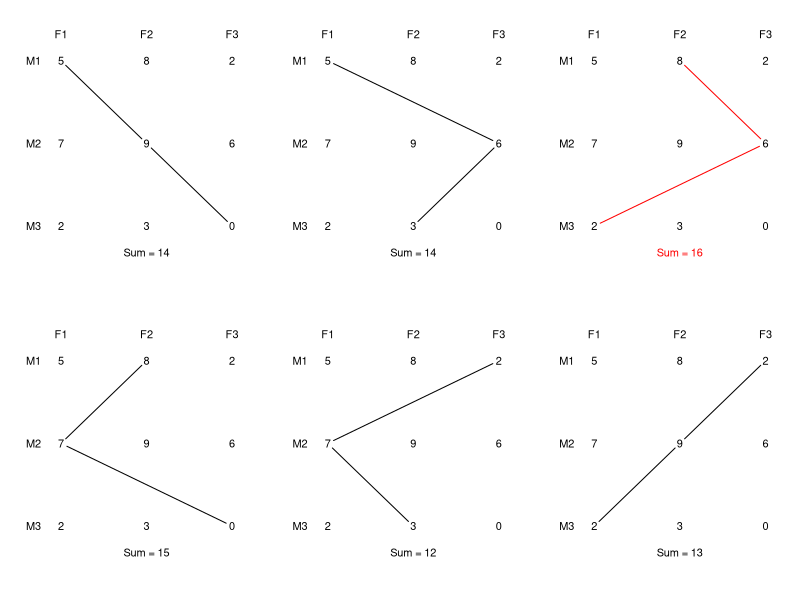
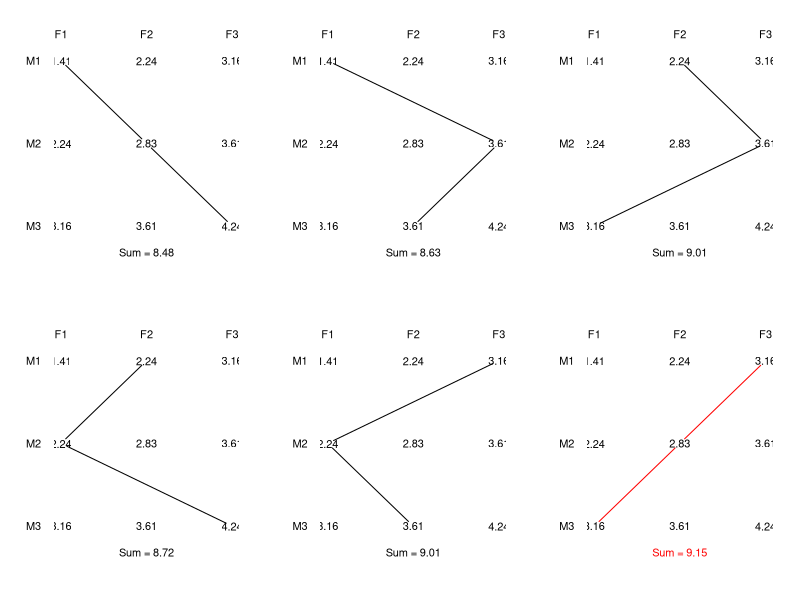
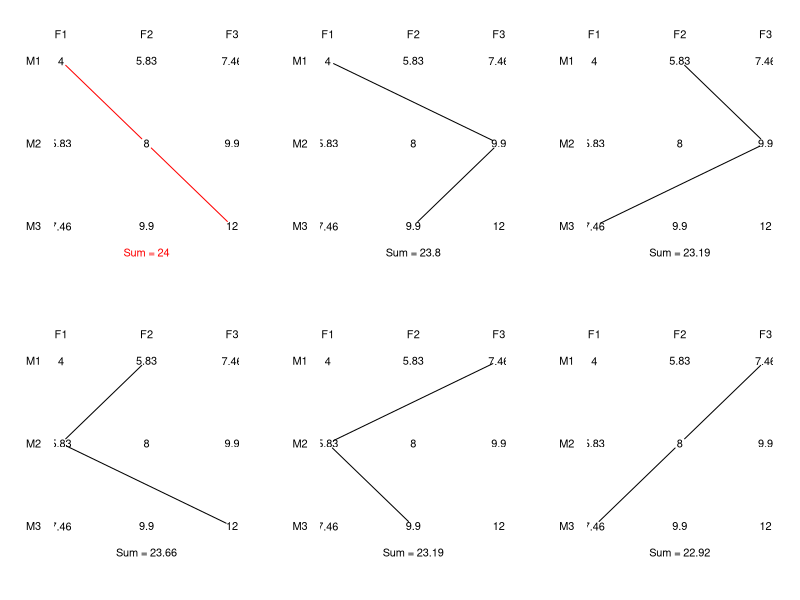

Generate these figures, in order, with R:
## ---- chunk 1
Z = matrix(byrow = T, nrow = 3, c(5, 8, 2,
                                  7, 9, 6,
                                  2, 3, 0))
colnames(Z) = paste0("F", 1:3)
rownames(Z) = paste0("M", 1:3)
print(Z)
## ---- chunk 2
marry.plot <- function(Z, m.vec, f.vec, ...)
{
  ## this is a bit ugly because R puts row 1 of matrix at bottom of the plot, 
  ## whereas we humans like it at the top.
  uZ <- Z[rev(1:nrow(Z)),] # upside down Z
  plot(col(uZ), row(uZ), # pch = as.character(uZ),
       type = "n",
       axes = F, ylab = "", xlab = "")
  lines(f.vec, rev(m.vec), type = "c", ...) # upside down 
  text(col(uZ), row(uZ), round(uZ,2))
  my.match <- uZ[cbind(rev(m.vec), f.vec)] # select matches
  my.sum <- sum(my.match)
  axis(2, at = 1:3, labels = paste0("M",3:1), las = 2,
       tick = FALSE)
  axis(3, at = 1:3, labels = paste0("F", 1:3), tick = FALSE)
  title(sub =paste("Sum =", my.sum), line = 1, ...)
}

par(mfrow = c(2,3) )
marry.plot(Z, 1:3, 1:3)
marry.plot(Z, 1:3, c(1,3,2))
marry.plot(Z, 1:3, c(2,3,1), col.sub = "red", col = "red")
marry.plot(Z, 1:3, c(2,1,3))
marry.plot(Z, 1:3, c(3,1,2))
marry.plot(Z, 1:3, c(3,2,1))

## ---- chunk 3
h <- function(x,y,r) {(x^r + y^r)^(1/r)}

Z <- matrix(NA, 3,3)
m.vec <- 1:3
f.vec <- 1:3
dimnames(Z) <- list(paste0("M",m.vec), paste0("F",f.vec))
for (i in 1:3)
  for (j in 1:3)
    Z[i,j] = h(i,j, r = 2) # note: r = 2
print(round(Z,1))
## ---- chunk 4
Z <- round(Z,2)
par(mfrow = c(2,3))
marry.plot(Z, 1:3, 1:3)
marry.plot(Z, 1:3, c(1,3,2))
marry.plot(Z, 1:3, c(2,3,1))
marry.plot(Z, 1:3, c(2,1,3))
marry.plot(Z, 1:3, c(3,1,2))
marry.plot(Z, 1:3, c(3,2,1), col.sub = "red", col = "red")
## ---- chunk 5
Z <- matrix(NA, 3,3)
m.vec <- 1:3
f.vec <- 1:3
dimnames(Z) <- list(paste0("M",m.vec), paste0("F",f.vec))
for (i in 1:3)
  for (j in 1:3)
    Z[i,j] = h(i,j, r = 1/2) # note: r = 1/2
print(round(Z,1))
## ---- chunk 6
Z <- round(Z,2)
par(mfrow = c(2,3))
marry.plot(Z, 1:3, 1:3, col.sub = "red", col = "red")
marry.plot(Z, 1:3, c(1,3,2))
marry.plot(Z, 1:3, c(2,3,1))
marry.plot(Z, 1:3, c(2,1,3))
marry.plot(Z, 1:3, c(3,1,2))
marry.plot(Z, 1:3, c(3,2,1))
